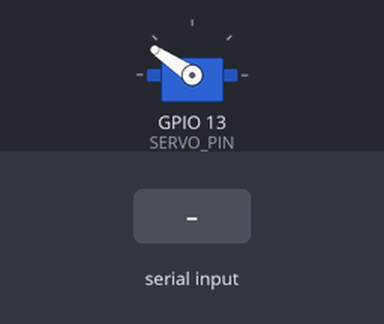
Recording of a sketch running on a simulated ESP32. On the bench: servo. The test bench sets the inputs (shaded band). What the sketch prints to the serial monitor is not drawn.

Above: at 4.45 s.
4.5 s: "30,150\n" received over Serial
At 5.7 s:
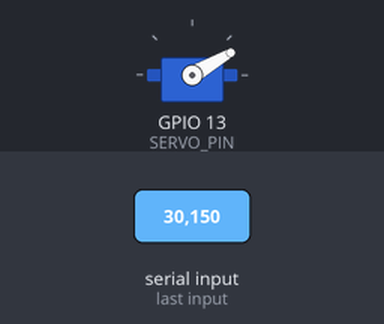
6.0 s: "s\n" received over Serial
At 6.45 s:
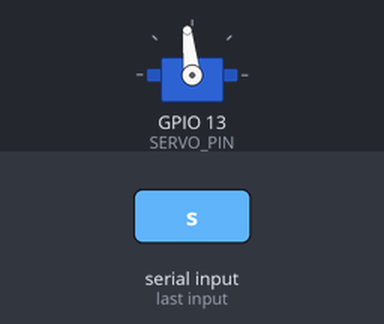
9.0 s: "90,45\n" received over Serial
Timing chart, 0 to 12.0 s (numbered marks = the images above; inputs shaded):
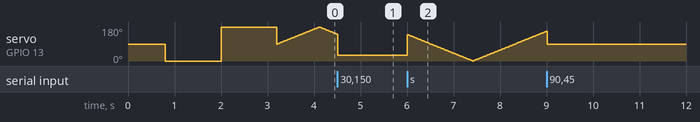

The sketch:

servo_test.ino
```cpp
// ============================================================
// PDI-1109MG × ESP32-WROOM 舵机测试
// 接线（38脚DevKit左下角）：棕→GND(第14脚)  橙(信号)→GPIO13(第15脚)
//       红→VIN 5V(第19脚，外接电源时电源正→红、负→GND并共地)
//       第16~18脚是GPIO9/10/11(Flash)，不可接
// 依赖：ESP32Servo 库（库管理器搜索 "ESP32Servo" 安装）
// 用法：上电自动扫摆；串口(115200)发 0~180 数字转到对应角度，
//       发 s 恢复自动扫摆
// ============================================================

#include <ESP32Servo.h>

Servo myServo;

const int SERVO_PIN = 13;   // 信号脚；34~39 是只读脚不能用
const int PULSE_MIN = 500;  // 0° 对应脉宽 µs
const int PULSE_MAX = 2500; // 180° 对应脉宽 µs
// 若舵机转不到头或到头后发抖，收窄此范围，如 600~2400

bool sweepMode = true;

void setup() {
  Serial.begin(115200);
  myServo.attach(SERVO_PIN, PULSE_MIN, PULSE_MAX);
  myServo.write(90);

  // 开机自检：0° → 180° → 回中
  delay(800);
  myServo.write(0);
  delay(1200);
  myServo.write(180);
  delay(1200);
  myServo.write(90);

  Serial.println("\n舵机就绪：发 0~180 的数字转到对应角度，发 s 恢复自动扫摆");
}

void loop() {
  if (Serial.available()) {
    String cmd = Serial.readStringUntil('\n');
    cmd.trim();
    if (cmd.equalsIgnoreCase("s")) {
      sweepMode = true;
      Serial.println("自动扫摆：开");
    } else {
      int angle = cmd.toInt();
      if (angle >= 0 && angle <= 180) {
        sweepMode = false;
        myServo.write(angle);
        Serial.printf("转到 %d°\n", angle);
      }
    }
  }

  if (sweepMode) {
    static int angle = 90;
    static int dir = 1;
    myServo.write(angle);
    angle += 2 * dir;
    if (angle >= 180) { angle = 180; dir = -1; }
    if (angle <= 0)   { angle = 0;   dir = 1;  }
    delay(20);
  }
}
```
